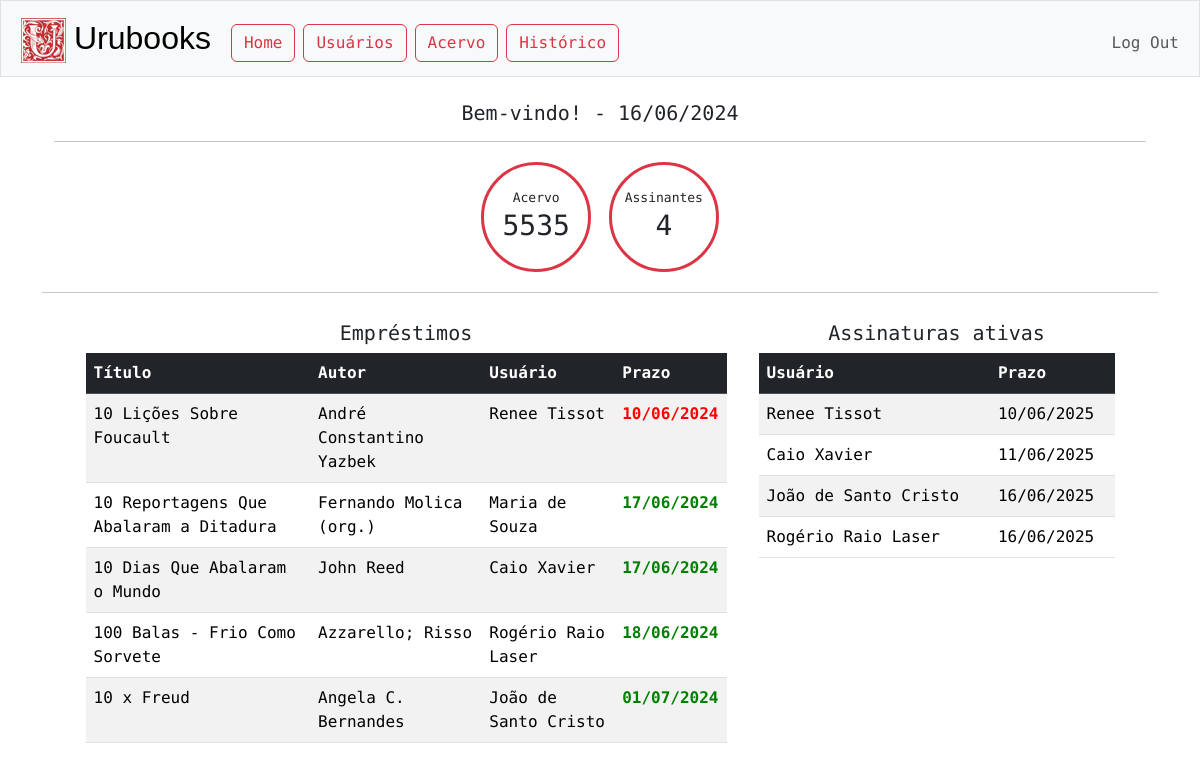
The page / (signed in) on the database its author committed.
### tables this page shows
CREATE TABLE emprestimos (
id INTEGER PRIMARY KEY AUTOINCREMENT,
obra_id INTEGER NOT NULL,
contato_cpf TEXT NOT NULL,
prazo TEXT,
data TEXT NOT NULL,
FOREIGN KEY(contato_cpf) REFERENCES contatos(cpf),
FOREIGN KEY(obra_id) REFERENCES acervo(id)
);

CREATE TABLE acervo (
id INTEGER PRIMARY KEY AUTOINCREMENT NOT NULL,
titulo TEXT NOT NULL,
autor TEXT NOT NULL,
editora TEXT,
ano INTEGER,
status TEXT
);

CREATE TABLE contatos (
cpf TEXT PRIMARY KEY NOT NULL,
nome TEXT NOT NULL,
telefone TEXT,
email TEXT,
endereço TEXT,
assinante TEXT
);

CREATE TABLE assinaturas (
id INTEGER PRIMARY KEY AUTOINCREMENT,
contato_cpf TEXT NOT NULL,
plano TEXT NOT NULL,
data TEXT NOT NULL,
prazo TEXT NOT NULL,
status TEXT NOT NULL,
FOREIGN KEY(contato_cpf) REFERENCES contatos(cpf)
);

### app.py (the view, shortened to what this page needs)
@app.route("/")
@login_required
def index():
    last_update = db.execute("SELECT data FROM updated")
    assinaturas = db.execute("SELECT * FROM assinaturas JOIN contatos ON assinaturas.contato_cpf = contatos.cpf\
                             WHERE assinaturas.status = 'ATIVA' ORDER BY assinaturas.prazo LIMIT 20")
    emprestimos = db.execute("SELECT * FROM emprestimos JOIN contatos ON emprestimos.contato_cpf = contatos.cpf\
                             JOIN acervo ON emprestimos.obra_id = acervo.id\
                             ORDER BY emprestimos.prazo LIMIT 20")
    for e in emprestimos:
        if date.fromisoformat(e["prazo"]) < HOJE:
            e["atrasado"] = "true"
        else:
            e["atrasado"] = "false"
    acervo = db.execute('SELECT COUNT(*) FROM acervo')[0]['COUNT(*)']
    usuarios = db.execute('SELECT COUNT(*) FROM assinaturas WHERE status = "ATIVA"')[0]['COUNT(*)']
    return render_template("index.html", acervo=acervo, usuarios=usuarios, assinaturas=assinaturas, emprestimos=emprestimos, hoje=HOJE.isoformat())

### app.py (called while the page is built)
@app.after_request
def after_request(response):
    response.headers["Cache-Control"] = "no-cache, no-store, must-revalidate"
    response.headers["Expires"] = 0
    response.headers["Pragma"] = "no-cache"
    return response

### helpers.py (called while the page is built)
def login_required(f):
    @wraps(f)
    def decorated_function(*args, **kwargs):
        if session.get("user_id") is None:
            return redirect("/login")
        return f(*args, **kwargs)
    return decorated_function

def data(data):
    match = re.match("(\d\d\d\d)-(\d\d)-(\d\d)", data)
    reformat = match.group(3) + "/" + match.group(2) + "/" + match.group(1)
    return reformat

### templates/index.html (shortened to what this page needs)
{% extends "layout.html" %}
{% block main %}
<div class="container">
    <h5>Bem-vindo! - {{ hoje | data }}</h5>
    <hr>
    <span class="dashboard-info border-danger rounded-circle m-1"><tag style="font-size: small;">Acervo</tag><br><h3>{{ acervo }}</h3></span>
    <span class="dashboard-info border-danger rounded-circle m-1"><tag style="font-size: small;">Assinantes</tag><br><h3>{{ usuarios }}</h3></span>
</div>
<hr>
<div class="row justify-content-center my-4">
    <div class="col-xl-7 m-1 table-responsive">
        <h5>Empréstimos</h5>
        <table class="table table-striped" style="text-align: start">
            <thead class="table-dark">
                <th>Título</th>
                <th>Autor</th>
                <th>Usuário</th>
                <th>Prazo</th>
            </thead>
            <tbody>
                {% if emprestimos %}
                    {% for emprestimo in emprestimos %}
                        <tr>
                            <td>{{ emprestimo.titulo }}</td>
                            <td>{{ emprestimo.autor }}</td>
                            <td>{{ emprestimo.nome }}</td>
                            {% set color = "red" if emprestimo.atrasado == "true" else "green" %}
                                <td style="color : {{ color }} "><b>{{ emprestimo.prazo | data }}<b></td>
                        </tr>
                    {% endfor %}
                {% else %}
                    <tr>
                        <td colspan="6">Nenhum empréstimo</td>
                    </tr>
                {% endif %}
            </tbody>
        </table>
    </div>
    <div class="col-xl-4 m-1">
        <div class="table-responsive">
            <h5>Assinaturas ativas</h5>
            <table class="table table-striped" style="text-align: start">
                <thead class="table-dark">
                    <th>Usuário</th>
                    <th>Prazo</th>
                </thead>
                <tbody>
                    {% if assinaturas %}
                        {% for assinatura in assinaturas %}
                        <tr>
                            <td>{{ assinatura.nome }}</td>
                            <td>{{ assinatura.prazo | data }}</td>
                        </tr>
                        {% endfor %}
                    {% else %}
                    <tr>
                        <td colspan="2">Nenhuma assinatura</td>
                    </tr>
                    {% endif %}
                </tbody>
            </table>
        </div>
    </div>
</div>
{% endblock %}

### static/styles.css (style rules this page uses)
body { font-family: "Roboto Mono", monospace; }
.dashboard-info { display:inline-block; height: 110px; width: 110px; padding-top:20px; border-style: solid; border-width: 3px; }

### rows shown on the page
emprestimos: titulo "10 Lições Sobre Foucault", autor "André Constantino Yazbek", nome "Renee Tissot", prazo|data "10/06/2024"
emprestimos: titulo "10 Reportagens Que Abalaram a Ditadura", autor "Fernando Molica (org.)", nome "Maria de Souza", prazo|data "17/06/2024"
emprestimos: titulo "10 Dias Que Abalaram o Mundo", autor "John Reed", nome "Caio Xavier", prazo|data "17/06/2024"
emprestimos: titulo "100 Balas - Frio Como Sorvete", autor "Azzarello; Risso", nome "Rogério Raio Laser", prazo|data "18/06/2024"
emprestimos: titulo "10 x Freud", autor "Angela C. Bernandes", nome "João de Santo Cristo", prazo|data "01/07/2024"
assinaturas: nome "Renee Tissot", prazo|data "10/06/2025"
assinaturas: nome "Caio Xavier", prazo|data "11/06/2025"
assinaturas: nome "João de Santo Cristo", prazo|data "16/06/2025"
assinaturas: nome "Rogério Raio Laser", prazo|data "16/06/2025"

### other values the page prints
{{ hoje | data }} "16/06/2024"
{{ acervo }} "5535"
{{ usuarios }} "4"
